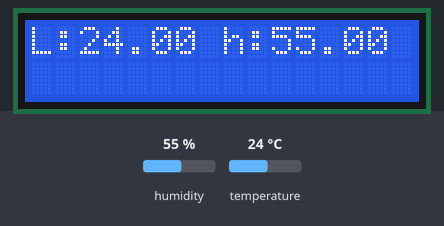
The sketch below on a simulated ESP8266 (NodeMCU). Parts: 16×2 character LCD. The inputs (shaded band) are chosen by the test bench; at power-on: humidity 55 %, temperature 24 °C. WiFi joins after 1.5 s; servers stay silent unless stated.

Above: at 3.0 s.
3.1 s: humidity set to 22 %
At 5.3 s:
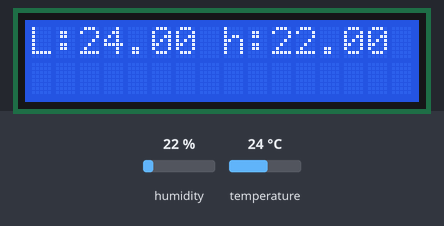
8.5 s: temperature set to 12 °C
At 9.9 s:
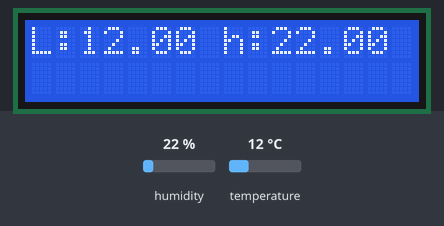
10.6 s: humidity set to 40 %
At 11.7 s:
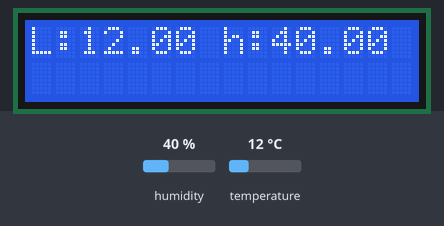
12.6 s: temperature set to 19 °C
At 14.0 s:
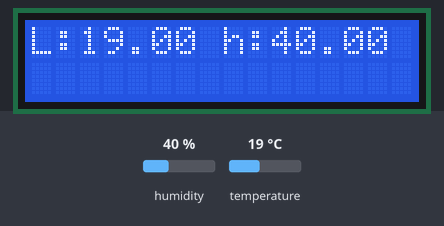
Timing chart, 0 to 15.6 s (numbered marks = the images above; inputs shaded):
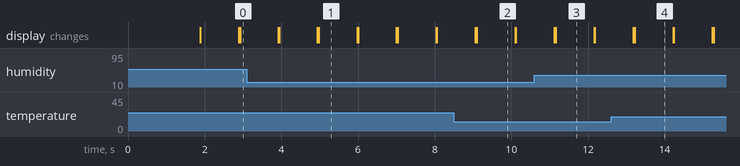

The sketch:

SensorDHT_Read_BLNYK_bangoen.ino
```cpp
/* Comment this out to disable prints and save space */
#define BLYNK_PRINT Serial

/* Fill in information from Blynk Device Info here */
#define BLYNK_TEMPLATE_ID "TMPL6KRZ4p2-c"
#define BLYNK_TEMPLATE_NAME "BacaDHT11"
#define BLYNK_AUTH_TOKEN "L-snPEnrGzFAxsFzdVkNH20lR4rMhdzV"


#include <ESP8266WiFi.h>
#include <BlynkSimpleEsp8266.h>
#include "DHT.h"
#include <LCD_I2C.h>

// Your WiFi credentials.
// Set password to "" for open networks.
char ssid[] = "ayen";
char pass[] = "ayen1234";


// Define DHT 11
#define DHTPIN D5     // Digital pin connected to the DHT sensor
#define DHTTYPE DHT11   // DHT 11

// syntax times blnyk
BlynkTimer timer;

// syntax DHT11
DHT dht(DHTPIN, DHTTYPE);
LCD_I2C lcd(0x27, 16, 2); // Default address of most PCF8574 modules, change according

float celcius;
float kelembapan;

// DHT11 function
void DHT11Data() {
  // Read temperature as Celsius (the default)
  celcius = dht.readTemperature();
  Blynk.virtualWrite(V0, celcius);

  // Sensor readings may also be up to 2 seconds 'old' (its a very slow sensor)
  kelembapan = dht.readHumidity();
  Blynk.virtualWrite(V1, kelembapan);

  // create strings label
  Blynk.virtualWrite(V2, "Hello Ini Proyek Saya Nur Puji");
}

void setup()
{
  // Debug console
  Serial.begin(9600);

  Blynk.begin(BLYNK_AUTH_TOKEN, ssid, pass);

  lcd.begin(); // If you are using more I2C devices using the Wire library use lcd.begin(false)
                 // this stop the library(LCD_I2C) from calling Wire.begin()
  lcd.backlight();
  dht.begin();
  timer.setInterval(1000L, DHT11Data);
}

void loop()
{
  Blynk.run();
  timer.run();

  lcd.setCursor(0, 0); // Or setting the cursor in the desired position.
  lcd.print("L:");
  lcd.print(celcius);
lcd.print(" ");
  lcd.print("h:");
  lcd.print(kelembapan);
  delay(1000);
  lcd.clear();
}
```

Measured:
- after the input at 3.1 s, the display: first differs from a run without the input after 1.9 s (image 1)
- after the input at 8.5 s, the display: first differs from a run without the input after 0.60 s (image 2)
- after the input at 10.6 s, the display: first differs from a run without the input after 0.56 s (image 3)
- after the input at 12.6 s, the display: first differs from a run without the input after 0.62 s (image 4)
- what the display in image 1 shows lasts 1.0 s, from 5.0 s to 6.0 s
